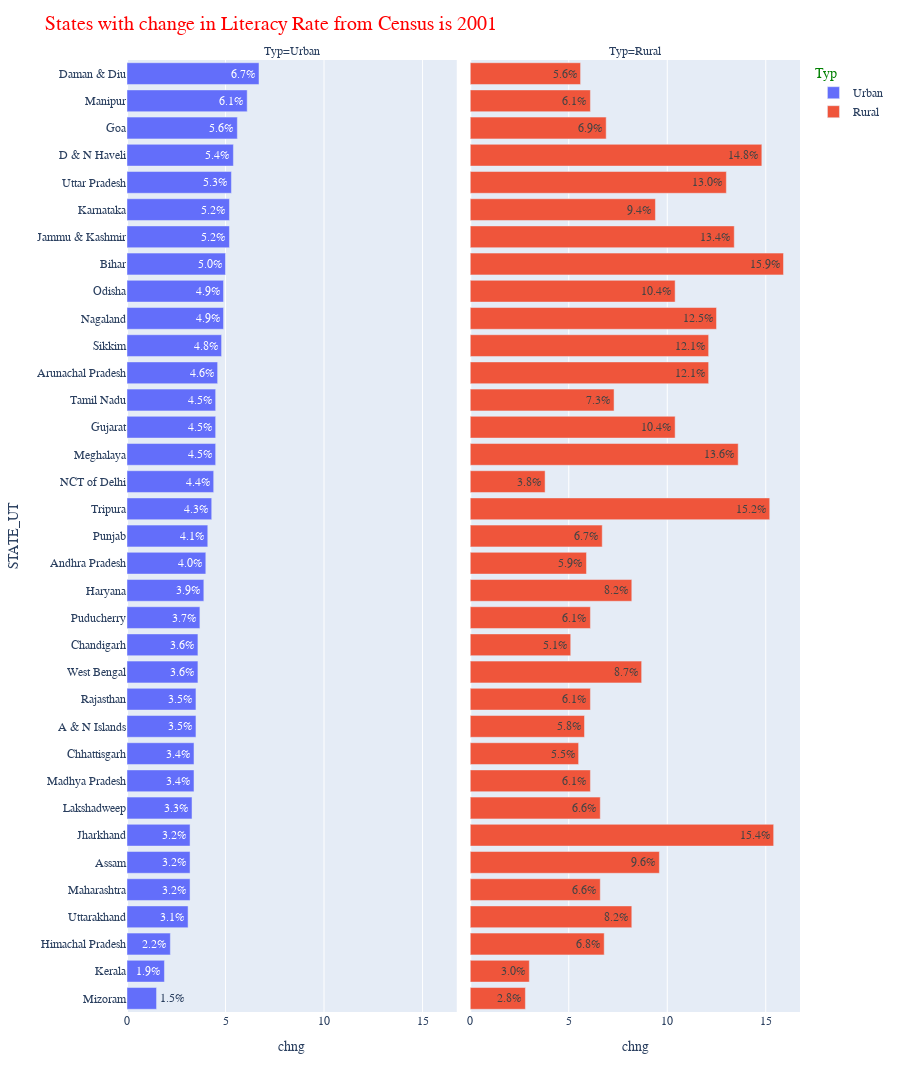

The code cell stored with this chart in its notebook:
### Code cell
q2=df2[(df2['Typ']!='Total')&(df2['STATE_UT']!='INDIA')].groupby(['STATE_UT','Year','Typ']).agg({"Literacy_Rate":"mean"}).sort_values(by='Literacy_Rate',ascending=True).reset_index()
q2=q2.set_index(['STATE_UT','Typ','Year'])['Literacy_Rate'].unstack().reset_index().rename(columns={"2001":"last_census","2011":"latest_census"})
q2['chng']=q2['latest_census']-q2['last_census']
q2=q2.sort_values(by='chng',ascending=True)
q2['chng_lab']=q2['chng'].apply(lambda x: "{:.1%}".format(x/100))


fig=px.bar(q2,x='chng',y='STATE_UT',orientation='h',color='Typ',facet_col='Typ',hover_data=q2.columns,text='chng_lab',height=2000)
fig.update_layout({"title":"States with change in Literacy Rate from Census is 2001","title_font_size":20,"font_family":"Courier New","title_font_color":"red","legend_title_font_color":"green"})
fig.write_image(format='png',file='States with change in Literacy Rate.png',validate=True)
fig.show()

### Figure 1 — Plotly figure (JSON) as saved in the notebook; plotly's stock layout.template omitted (floating-point values rounded to 4 significant figures; data arrays with more than 128 entries replaced by an {"elided": "..."} marker saying what was removed)
{"data": [{"alignmentgroup": "True", "customdata": {"elided": "35x4 mixed values"}, "hovertemplate": "Typ=%{customdata[0]}<br>chng=%{x}<br>STATE_UT=%{y}<br>chng_lab=%{customdata[3]}<br>last_census=%{customdata[1]}<br>latest_census=%{customdata[2]}<extra></extra>", "legendgroup": "Urban", "marker": {"color": "#636efa", "pattern": {"shape": ""}}, "name": "Urban", "offsetgroup": "Urban", "orientation": "h", "showlegend": true, "text": ["1.5%", "1.9%", "2.2%", "3.1%", "3.2%", "3.2%", "3.2%", "3.3%", "3.4%", "3.4%", "3.5%", "3.5%", "3.6%", "3.6%", "3.7%", "3.9%", "4.0%", "4.1%", "4.3%", "4.4%", "4.5%", "4.5%", "4.5%", "4.6%", "4.8%", "4.9%", "4.9%", "5.0%", "5.2%", "5.2%", "5.3%", "5.4%", "5.6%", "6.1%", "6.7%"], "textposition": "auto", "type": "bar", "x": [1.5, 1.9, 2.2, 3.1, 3.2, 3.2, 3.2, 3.3, 3.4, 3.4, 3.5, 3.5, 3.6, 3.6, 3.7, 3.9, 4, 4.1, 4.3, 4.4, 4.5, 4.5, 4.5, 4.6, 4.8, 4.9, 4.9, 5, 5.2, 5.2, 5.3, 5.4, 5.6, 6.1, 6.7], "xaxis": "x", "y": ["Mizoram", "Kerala", "Himachal Pradesh", "Uttarakhand", "Maharashtra", "Assam", "Jharkhand", "Lakshadweep", "Madhya Pradesh", "Chhattisgarh", "A & N Islands", "Rajasthan", "West Bengal", "Chandigarh", "Puducherry", "Haryana", "Andhra Pradesh", "Punjab", "Tripura", "NCT of Delhi", "Meghalaya", "Gujarat", "Tamil Nadu", "Arunachal Pradesh", "Sikkim", "Nagaland", "Odisha", "Bihar", "Jammu & Kashmir", "Karnataka", "Uttar Pradesh", "D & N Haveli", "Goa", "Manipur", "Daman & Diu"], "yaxis": "y"}, {"alignmentgroup": "True", "customdata": {"elided": "35x4 mixed values"}, "hovertemplate": "Typ=%{customdata[0]}<br>chng=%{x}<br>STATE_UT=%{y}<br>chng_lab=%{customdata[3]}<br>last_census=%{customdata[1]}<br>latest_census=%{customdata[2]}<extra></extra>", "legendgroup": "Rural", "marker": {"color": "#EF553B", "pattern": {"shape": ""}}, "name": "Rural", "offsetgroup": "Rural", "orientation": "h", "showlegend": true, "text": ["2.8%", "3.0%", "3.8%", "5.1%", "5.5%", "5.6%", "5.8%", "5.9%", "6.1%", "6.1%", "6.1%", "6.1%", "6.6%", "6.6%", "6.7%", "6.8%", "6.9%", "7.3%", "8.2%", "8.2%", "8.7%", "9.4%", "9.6%", "10.4%", "10.4%", "12.1%", "12.1%", "12.5%", "13.0%", "13.4%", "13.6%", "14.8%", "15.2%", "15.4%", "15.9%"], "textposition": "auto", "type": "bar", "x": [2.8, 3, 3.8, 5.1, 5.5, 5.6, 5.8, 5.9, 6.1, 6.1, 6.1, 6.1, 6.6, 6.6, 6.7, 6.8, 6.9, 7.3, 8.2, 8.2, 8.7, 9.4, 9.6, 10.4, 10.4, 12.1, 12.1, 12.5, 13, 13.4, 13.6, 14.8, 15.2, 15.4, 15.9], "xaxis": "x2", "y": ["Mizoram", "Kerala", "NCT of Delhi", "Chandigarh", "Chhattisgarh", "Daman & Diu", "A & N Islands", "Andhra Pradesh", "Puducherry", "Madhya Pradesh", "Rajasthan", "Manipur", "Maharashtra", "Lakshadweep", "Punjab", "Himachal Pradesh", "Goa", "Tamil Nadu", "Haryana", "Uttarakhand", "West Bengal", "Karnataka", "Assam", "Odisha", "Gujarat", "Arunachal Pradesh", "Sikkim", "Nagaland", "Uttar Pradesh", "Jammu & Kashmir", "Meghalaya", "D & N Haveli", "Tripura", "Jharkhand", "Bihar"], "yaxis": "y2"}], "layout": {"annotations": [{"font": {}, "showarrow": false, "text": "Typ=Urban", "x": 0.245, "xanchor": "center", "xref": "paper", "y": 1, "yanchor": "bottom", "yref": "paper"}, {"font": {}, "showarrow": false, "text": "Typ=Rural", "x": 0.755, "xanchor": "center", "xref": "paper", "y": 1, "yanchor": "bottom", "yref": "paper"}], "barmode": "relative", "font": {"family": "Courier New"}, "height": 2000, "legend": {"title": {"font": {"color": "green"}, "text": "Typ"}, "tracegroupgap": 0}, "margin": {"t": 60}, "title": {"font": {"color": "red", "size": 20}, "text": "States with change in Literacy Rate from Census is 2001"}, "xaxis": {"anchor": "y", "domain": [0, 0.49], "title": {"text": "chng"}}, "xaxis2": {"anchor": "y2", "domain": [0.51, 1], "matches": "x", "title": {"text": "chng"}}, "yaxis": {"anchor": "x", "domain": [0, 1], "title": {"text": "STATE_UT"}}, "yaxis2": {"anchor": "x2", "domain": [0, 1], "matches": "y", "showticklabels": false}}}
